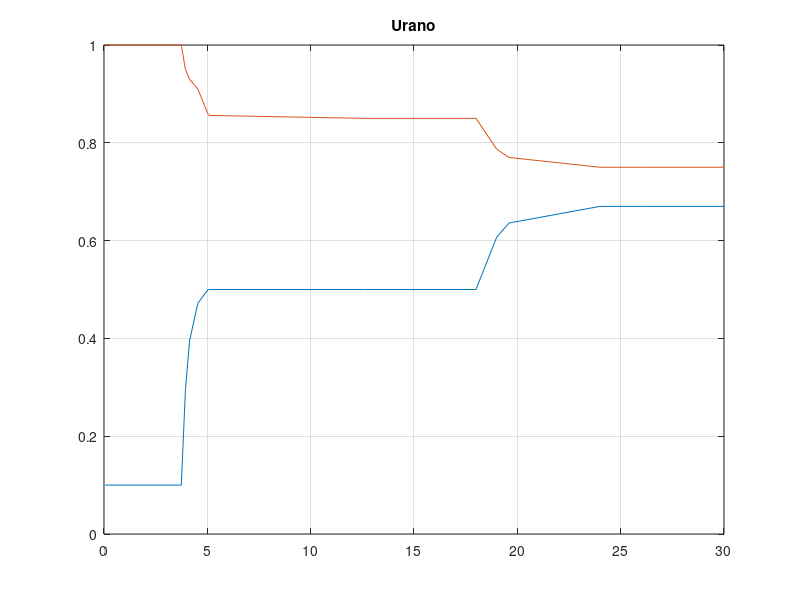
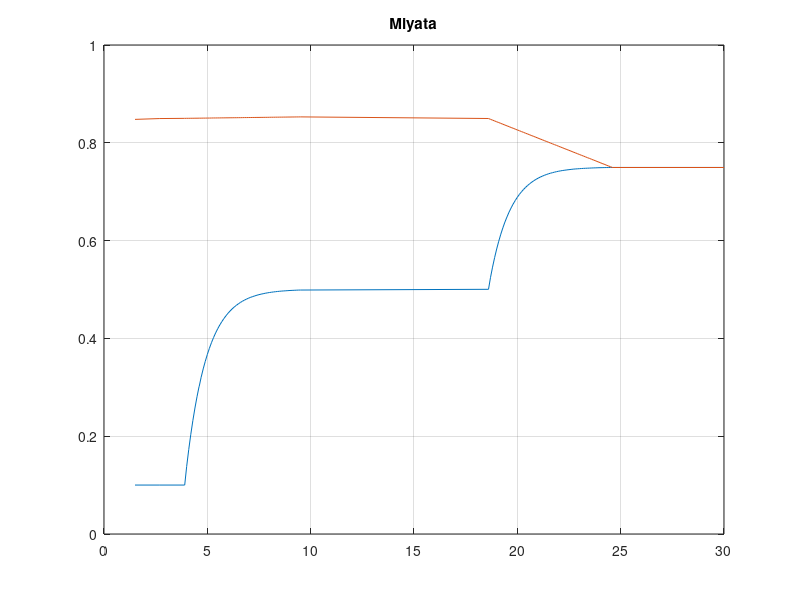
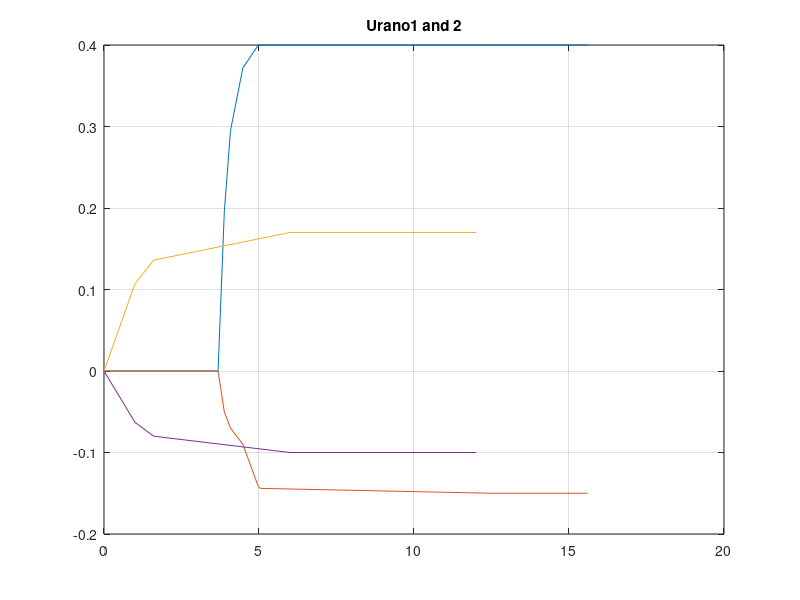
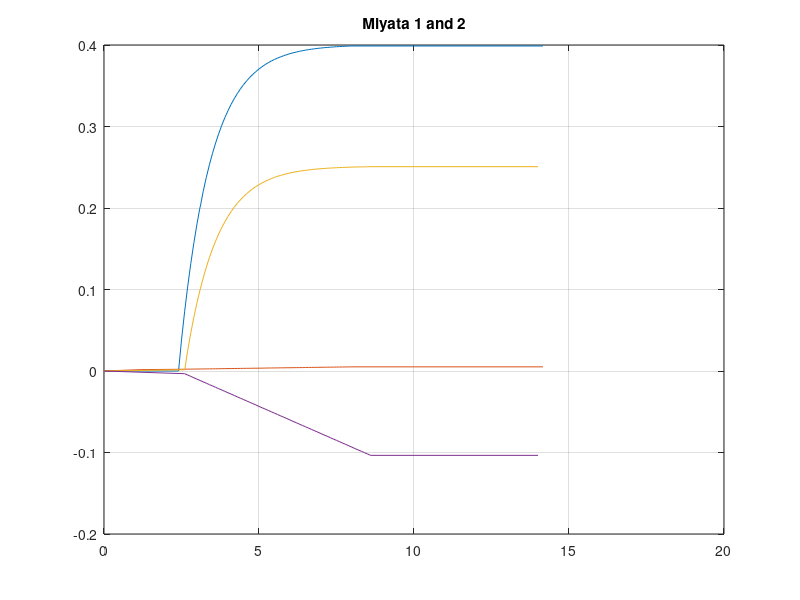

Reproduce these figures in MATLAB, in order.

close all
clear all

%% Urano
 Urano=[ 0.0600   0.1000   1.0000
  3.7400   0.1000   1.0000
  3.9400   0.2950   0.9500
  4.1400   0.3950   0.9300
  4.5400   0.4720   0.9100
  5.0400   0.5000   0.8580
  5.1000   0.5000   0.8560
 12.5600   0.5000   0.8500
 18.0000   0.5000   0.8500
 19.0000   0.6070   0.7870
 19.6000   0.6360   0.7700
 24.0000   0.6700   0.7500
 26.0000   0.6700   0.7500
 30        0.67     0.75 
 ];


 Urano1=[ 0.0600   0.1000   1.0000
  3.7400   0.1000   1.0000
  3.9400   0.2950   0.9500
  4.1400   0.3950   0.9300
  4.5400   0.4720   0.9100
  5.0400   0.5000   0.8580
  5.1000   0.5000   0.8560
  12.5600   0.5000   0.8500
  15.6600   0.5000   0.8500
 ];
%take offset
Urano1(:,1)=Urano1(:,1)-Urano1(1,1);
Urano1(:,2)=Urano1(:,2)-Urano1(1,2);
Urano1(:,3)=Urano1(:,3)-Urano1(1,3);
%lets interpole  :D
Ura_t=Urano1(1,1):0.2:Urano1(end,1);
betap_Ur=interp1(Urano1(:,1),Urano1(:,2),Ura_t);
li_Ur=interp1(Urano1(:,1),Urano1(:,3),Ura_t);


 Urano2=[
     
 
 18.0000   0.5000   0.8500
 19.0000   0.6070   0.7870
 19.6000   0.6360   0.7700
 24.0000   0.6700   0.7500
 26.0000   0.6700   0.7500
 30        0.67     0.75 
 ];
%take offset
Urano2(:,1)=Urano2(:,1)-Urano2(1,1);
Urano2(:,2)=Urano2(:,2)-Urano2(1,2);
Urano2(:,3)=Urano2(:,3)-Urano2(1,3);
%lets interpole  :D
Ura_t2=Urano2(1,1):0.2:Urano2(end,1);
betap_Ur2=interp1(Urano2(:,1),Urano2(:,2),Ura_t2);
li_Ur2=interp1(Urano2(:,1),Urano2(:,3),Ura_t2);

%% Miyata 

Miyata=[
  1.5000   0.1001   0.8479
  2.7000   0.1001   0.8496
  3.9000   0.1001   0.8500
  3.9050   0.1001   0.8500
  4.0000   0.1382   0.8501
  4.1000   0.1727   0.8501
  4.2000   0.2039   0.8502
  4.3000   0.2321   0.8502
  4.4000   0.2576   0.8503
  4.5000   0.2807   0.8503
  4.6000   0.3016   0.8504
  4.6050   0.3016   0.8504
  4.7000   0.3205   0.8504
  4.8000   0.3377   0.8505
  4.9000   0.3531   0.8505
  5.0000   0.3672   0.8506
  5.1000   0.3798   0.8506
  5.2000   0.3913   0.8507
  5.3000   0.4017   0.8508
  5.4000   0.4111   0.8508
  5.5000   0.4196   0.8509
  5.6000   0.4273   0.8509
  5.7000   0.4342   0.8510
  5.8000   0.4405   0.8510
  5.9000   0.4462   0.8511
  6.0000   0.4514   0.8511
  6.1000   0.4560   0.8512
  6.2000   0.4603   0.8512
  6.3000   0.4641   0.8513
  6.4000   0.4675   0.8513
  6.5000   0.4707   0.8514
  6.6000   0.4735   0.8514
  6.7000   0.4761   0.8515
  6.8000   0.4784   0.8516
  6.9000   0.4805   0.8516
  7.0000   0.4824   0.8517
  7.1000   0.4841   0.8517
  7.2000   0.4856   0.8518
  7.3000   0.4870   0.8518
  7.4000   0.4883   0.8519
  7.5000   0.4895   0.8519
  7.6000   0.4905   0.8520
  7.7000   0.4914   0.8520
  7.8000   0.4923   0.8521
  7.9000   0.4931   0.8521
  8.0000   0.4938   0.8522
  8.1000   0.4944   0.8523
  8.2000   0.4950   0.8523
  8.3000   0.4955   0.8524
  8.4000   0.4960   0.8524
  8.5000   0.4964   0.8525
  8.6000   0.4968   0.8525
  8.7000   0.4971   0.8526
  8.8000   0.4974   0.8526
  8.9000   0.4977   0.8527
  9.0000   0.4980   0.8527
  9.1000   0.4982   0.8528
  9.2000   0.4984   0.8528
  9.3000   0.4986   0.8529
  9.4000   0.4988   0.8529
  9.5000   0.4989   0.8530
 18.6000   0.5004   0.8497
 18.6050   0.5004   0.8497
 18.7000   0.5242   0.8480
 18.8000   0.5457   0.8464
 18.9000   0.5651   0.8447
 19.0000   0.5828   0.8430
 19.1000   0.5987   0.8414
 19.2000   0.6131   0.8397
 19.3000   0.6262   0.8380
 19.4000   0.6380   0.8363
 19.5000   0.6486   0.8347
 19.6000   0.6583   0.8330
 19.7000   0.6670   0.8313
 19.8000   0.6750   0.8297
 19.9000   0.6821   0.8280
 20.0000   0.6886   0.8263
 20.1000   0.6945   0.8247
 20.2000   0.6998   0.8230
 20.3000   0.7046   0.8213
 20.4000   0.7089   0.8196
 20.5000   0.7128   0.8180
 20.6000   0.7164   0.8163
 20.7000   0.7196   0.8146
 20.8000   0.7225   0.8130
 20.9000   0.7252   0.8113
 21.0000   0.7275   0.8096
 21.1000   0.7297   0.8079
 21.2000   0.7316   0.8063
 21.3000   0.7334   0.8046
 21.4000   0.7350   0.8029
 21.5000   0.7365   0.8013
 21.6000   0.7378   0.7996
 21.7000   0.7389   0.7979
 21.8000   0.7400   0.7963
 21.9000   0.7410   0.7946
 22.0000   0.7419   0.7929
 22.1000   0.7427   0.7912
 22.2000   0.7434   0.7896
 22.3000   0.7440   0.7879
 22.4000   0.7446   0.7862
 22.5000   0.7451   0.7846
 22.6000   0.7456   0.7829
 22.7000   0.7461   0.7812
 22.8000   0.7465   0.7796
 22.9000   0.7468   0.7779
 23.0000   0.7471   0.7762
 23.1000   0.7474   0.7745
 23.2000   0.7477   0.7729
 23.3000   0.7479   0.7712
 23.4000   0.7481   0.7695
 23.5000   0.7483   0.7679
 23.6000   0.7485   0.7662
 23.7000   0.7487   0.7645
 23.8000   0.7488   0.7629
 23.9000   0.7490   0.7612
 24.0000   0.7491   0.7595
 24.1000   0.7492   0.7578
 24.2000   0.7493   0.7562
 24.3000   0.7494   0.7545
 24.4000   0.7494   0.7528
 24.5000   0.7495   0.7512
 24.6000   0.7496   0.7495  
 30        0.7496   0.7495
];




Miyata1=[
  1.5000   0.1001   0.8479
  2.7000   0.1001   0.8496
  3.9000   0.1001   0.8500
  3.9050   0.1001   0.8500
  4.0000   0.1382   0.8501
  4.1000   0.1727   0.8501
  4.2000   0.2039   0.8502
  4.3000   0.2321   0.8502
  4.4000   0.2576   0.8503
  4.5000   0.2807   0.8503
  4.6000   0.3016   0.8504
  4.6050   0.3016   0.8504
  4.7000   0.3205   0.8504
  4.8000   0.3377   0.8505
  4.9000   0.3531   0.8505
  5.0000   0.3672   0.8506
  5.1000   0.3798   0.8506
  5.2000   0.3913   0.8507
  5.3000   0.4017   0.8508
  5.4000   0.4111   0.8508
  5.5000   0.4196   0.8509
  5.6000   0.4273   0.8509
  5.7000   0.4342   0.8510
  5.8000   0.4405   0.8510
  5.9000   0.4462   0.8511
  6.0000   0.4514   0.8511
  6.1000   0.4560   0.8512
  6.2000   0.4603   0.8512
  6.3000   0.4641   0.8513
  6.4000   0.4675   0.8513
  6.5000   0.4707   0.8514
  6.6000   0.4735   0.8514
  6.7000   0.4761   0.8515
  6.8000   0.4784   0.8516
  6.9000   0.4805   0.8516
  7.0000   0.4824   0.8517
  7.1000   0.4841   0.8517
  7.2000   0.4856   0.8518
  7.3000   0.4870   0.8518
  7.4000   0.4883   0.8519
  7.5000   0.4895   0.8519
  7.6000   0.4905   0.8520
  7.7000   0.4914   0.8520
  7.8000   0.4923   0.8521
  7.9000   0.4931   0.8521
  8.0000   0.4938   0.8522
  8.1000   0.4944   0.8523
  8.2000   0.4950   0.8523
  8.3000   0.4955   0.8524
  8.4000   0.4960   0.8524
  8.5000   0.4964   0.8525
  8.6000   0.4968   0.8525
  8.7000   0.4971   0.8526
  8.8000   0.4974   0.8526
  8.9000   0.4977   0.8527
  9.0000   0.4980   0.8527
  9.1000   0.4982   0.8528
  9.2000   0.4984   0.8528
  9.3000   0.4986   0.8529
  9.4000   0.4988   0.8529
  9.5000   0.4989   0.8530
  15.660   0.4989   0.8530
];

Miyata1(:,1)=Miyata1(:,1)-Miyata1(1,1);
Miyata1(:,2)=Miyata1(:,2)-Miyata1(1,2);
Miyata1(:,3)=Miyata1(:,3)-Miyata1(1,3);
%Interpolate
%lets interpole  :D
Miy_t=Miyata1(1,1):0.2:Miyata1(end,1);
betap_Miy=interp1(Miyata1(:,1),Miyata1(:,2),Miy_t);
li_Miy=interp1(Miyata1(:,1),Miyata1(:,3),Miy_t);


Miyata2=[
 16.000   0.4989   0.8530 
 18.6000   0.5004   0.8497
 18.6050   0.5004   0.8497
 18.7000   0.5242   0.8480
 18.8000   0.5457   0.8464
 18.9000   0.5651   0.8447
 19.0000   0.5828   0.8430
 19.1000   0.5987   0.8414
 19.2000   0.6131   0.8397
 19.3000   0.6262   0.8380
 19.4000   0.6380   0.8363
 19.5000   0.6486   0.8347
 19.6000   0.6583   0.8330
 19.7000   0.6670   0.8313
 19.8000   0.6750   0.8297
 19.9000   0.6821   0.8280
 20.0000   0.6886   0.8263
 20.1000   0.6945   0.8247
 20.2000   0.6998   0.8230
 20.3000   0.7046   0.8213
 20.4000   0.7089   0.8196
 20.5000   0.7128   0.8180
 20.6000   0.7164   0.8163
 20.7000   0.7196   0.8146
 20.8000   0.7225   0.8130
 20.9000   0.7252   0.8113
 21.0000   0.7275   0.8096
 21.1000   0.7297   0.8079
 21.2000   0.7316   0.8063
 21.3000   0.7334   0.8046
 21.4000   0.7350   0.8029
 21.5000   0.7365   0.8013
 21.6000   0.7378   0.7996
 21.7000   0.7389   0.7979
 21.8000   0.7400   0.7963
 21.9000   0.7410   0.7946
 22.0000   0.7419   0.7929
 22.1000   0.7427   0.7912
 22.2000   0.7434   0.7896
 22.3000   0.7440   0.7879
 22.4000   0.7446   0.7862
 22.5000   0.7451   0.7846
 22.6000   0.7456   0.7829
 22.7000   0.7461   0.7812
 22.8000   0.7465   0.7796
 22.9000   0.7468   0.7779
 23.0000   0.7471   0.7762
 23.1000   0.7474   0.7745
 23.2000   0.7477   0.7729
 23.3000   0.7479   0.7712
 23.4000   0.7481   0.7695
 23.5000   0.7483   0.7679
 23.6000   0.7485   0.7662
 23.7000   0.7487   0.7645
 23.8000   0.7488   0.7629
 23.9000   0.7490   0.7612
 24.0000   0.7491   0.7595
 24.1000   0.7492   0.7578
 24.2000   0.7493   0.7562
 24.3000   0.7494   0.7545
 24.4000   0.7494   0.7528
 24.5000   0.7495   0.7512
 24.6000   0.7496   0.7495  
 30        0.7496   0.7495    
];
Miyata2(:,2)=Miyata2(:,2)-Miyata2(1,2);
Miyata2(:,3)=Miyata2(:,3)-Miyata2(1,3);
Miyata2(:,1)=Miyata2(:,1)-Miyata2(1,1);

%Interpolate
%lets interpole  :D
Miy_t2=Miyata2(1,1):0.2:Miyata2(end,1);
betap_Miy2=interp1(Miyata2(:,1),Miyata2(:,2),Miy_t2);
li_Miy2=interp1(Miyata2(:,1),Miyata2(:,3),Miy_t2);




figure(1)

plot(Urano(:,1),Urano(:,2))
hold on
plot(Urano(:,1),Urano(:,3))
title('Urano')
grid on

figure(2)

plot(Miyata(:,1),Miyata(:,2))
hold on
plot(Miyata(:,1),Miyata(:,3))
title('Miyata')
grid on

figure(3)

plot(Urano1(:,1),Urano1(:,2))
hold on
plot(Urano1(:,1),Urano1(:,3))
plot(Urano2(:,1),Urano2(:,2))
hold on
plot(Urano2(:,1),Urano2(:,3))
title('Urano1 and 2')
grid on


figure(4)

plot(Miyata1(:,1),Miyata1(:,2))
hold on
plot(Miyata1(:,1),Miyata1(:,3))
plot(Miyata2(:,1),Miyata2(:,2))
hold on
plot(Miyata2(:,1),Miyata2(:,3))
title('Miyata 1 and 2')
grid on


%Ip changing while RU
%from Urano fig.13 Ip=1.51 MA t=3.74 s      Ip=5.5 MA  t=15 s
t1=0;
t2=11;
m=1e6*(1.42-5.5)/(t1-t2);
b=1.42e6-(m*t1);

Ip_Miy=m*(Miy_t)+b;
Ip_Ura=m*(Ura_t)+b;

for i=1:length(Ip_Miy)
if Ip_Miy(i) > 5.5e6
    Ip_Miy(i)=5.5e6;
end
end


for i=1:length(Ip_Ura)
if Ip_Ura(i) > 5.5e6
    Ip_Ura(i)=5.5e6;
end
end
return
% %% Saving
% save li_bp_IpRU Miy_t Ura_t betap_Ur betap_Miy li_Ur li_Miy Ip_Miy Ip_Ura
% save li_bp_IpRU2 Miy_t2 Ura_t2 betap_Ur2 betap_Miy2 li_Ur2 li_Miy2 
%% 
close all
figure(1)

plot(Urano(:,1),Urano(:,2),'LineWidth',2)
hold on
plot(Urano(:,1),Urano(:,3),'LineWidth',2)
tit=title('Urano');
leg=legend('\beta_p','\it li');
set(leg,'Fontsize',14)
set(tit,'Fontsize',16)
 set(gca,'FontSize',11);
xlabel('Time [s]')
grid on

figure(2)

plot(Miyata(:,1),Miyata(:,2),'LineWidth',2)
hold on
plot(Miyata(:,1),Miyata(:,3),'LineWidth',2)
tit=title('Miyata');
leg=legend('\beta_p','\it li');
set(leg,'Fontsize',14)
set(tit,'Fontsize',16)
 set(gca,'FontSize',11);
xlabel('Time [s]')
grid on

%% Subplot for SOFT papper
%%% For sevilla lets put they happend at t=20[s] cuz SOF starts at 18.66[s]
figure(3)
tit=suptitle('Disturbance #1');
subplot(2,1,2)
plot(Urano(:,1)+2,Urano(:,2),'LineWidth',2)
leg=legend('\beta_p');
xlim([14 29])
grid on
 set(gca,'FontSize',11);
xlabel('Time [s]')

subplot(2,1,1)
plot(Urano(:,1)+2,Urano(:,3),'LineWidth',2)

xlim([14 29])
leg1=legend('\it li');
set(leg,'Fontsize',14)
set(leg1,'Fontsize',14)
set(tit,'Fontsize',16)

grid on